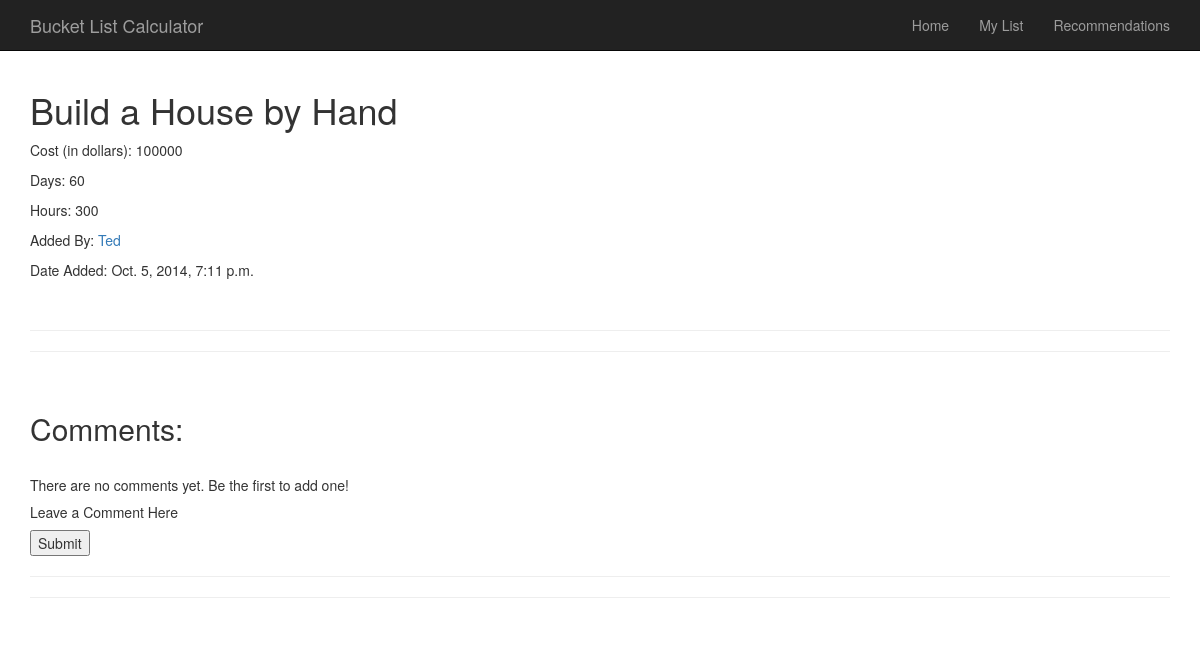
Page /bucketlist/item/185/ (signed in) on the earlier database version.
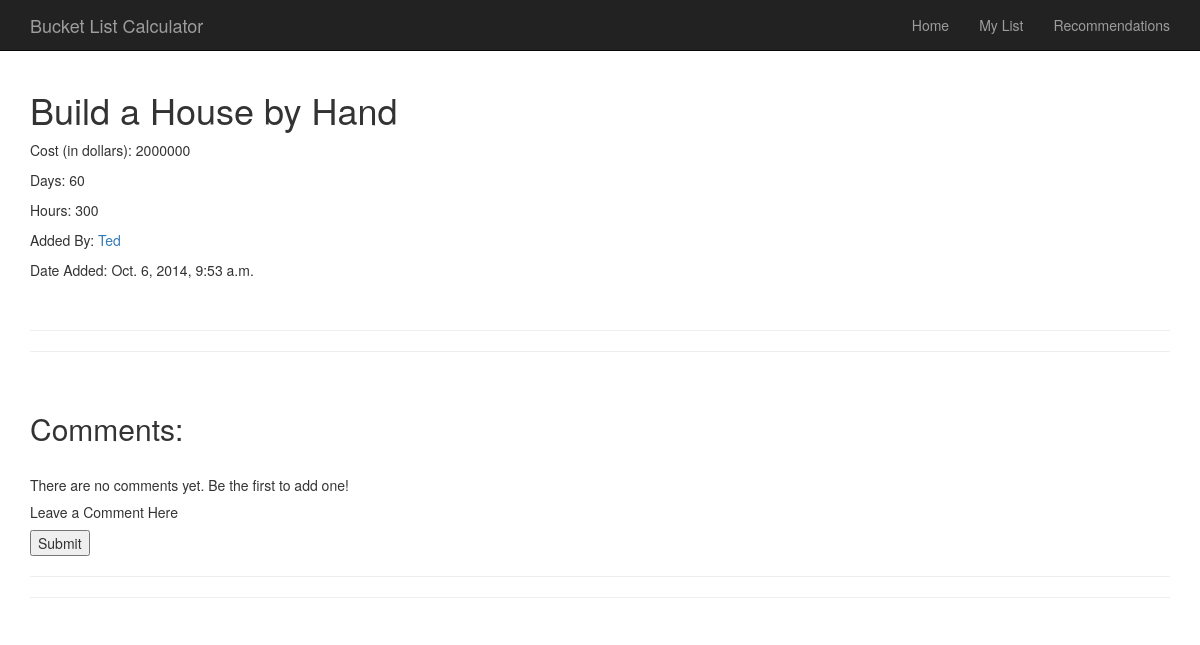
Same page on the later database version.
### BucketList/models.py (models this page shows, shortened)
class BucketListItem(models.Model):
    text = models.CharField(max_length = 200)
    pub_by = models.ForeignKey(User,editable = False)
    pub_date = models.DateTimeField(editable=False)
    goal_type = models.CharField(choices = CHOICES, max_length = 200)
    cost = models.IntegerField(max_length = 20)
    time = models.IntegerField(max_length = 20)
    hours = models.IntegerField(max_length = 20)
    crossed_off = models.BooleanField(editable = False)
    how_many_items = models.IntegerField(editable = False, default = 1)
    def __unicode__(self):
        return self.text
    def recently_added(self):
        return self.pub_date >= timezone.now() - datetime.timedelta(days = 1)
    recently_added.boolean = True

### BucketList/views.py (the view)
# urls.py: url(r'^item/(?P<id>\w+)/', views.index_items, name = 'index items'),
@login_required
def index_items(request, id):
    item = BucketListItem.objects.get(pk = id)
    current_user = UserProfile.objects.get(pk = request.user.id)
    comments = Comment.objects.filter(item = item)
    if request.POST:
        form = CommentForm(request.POST)
        if form.is_valid():
            body = form.cleaned_data['body']
            my_model = form.save(commit = False)
            my_model.created = timezone.now()
            my_model.author = current_user.user
            my_model.item = item
            my_model.body = body
            my_model.save()
            form = CommentForm()
    else:
        form = CommentForm()
    context = {'item': item,
                      'id': id,
                      'comments': comments,
                      'form': form,
                      }
    return render(request, 'BucketList/index_items.html', context)

### BucketList/templates/BucketList/index_items.html (shortened to what this page needs)
{% extends 'base.html' %}
{% block content %}
{% if item %}
    {% if item.crossed_off %}
        <h1 style="text-decoration: line-through;">{{item}}</h1>
    {% else %}
        <h1>{{item}}</h1>
    {% endif %}
        <p>Cost (in dollars):   {{item.cost}}</p>
        <p>Days:   {{item.time}}</p>
        <p>Hours: {{item.hours}}</p>
        <p>Added By:   <a href='/bucketlist/userstats/{{item.pub_by}}/'>{{item.pub_by}}</a></p>
        {% load avatar_tags %}
        <p>Date Added:   {{item.pub_date}}</p>
        <br>
        <hr>
        <hr>
        <br>
        <h2>Comments:</h2>
        <br>
        {% if comments %}
            {% for comment in comments %}
                <div>
                    <h3>{{comment.author}}</h3>
                    {% avatar comment.author 30 %}
                    <h5>{{comment.created}}</h3>
                    <p>{{comment.body}}</h3>
                </div>
                <hr>
            {% endfor %}
        {% else %}
            <p>There are no comments yet.  Be the first to add one!</p>
        {% endif %}
        <h5>Leave a Comment Here</h5>
        <form action="/bucketlist/item/{{id}}/" method = "post">
            <input type = "submit" value = "Submit">
        </form>
{% else %}
    <p>There seems to have been an error.</p>
{% endif %}
{% endblock content %}

Differences in the rows shown:
changed BucketListItem "Build a House by Hand": cost "100000" → "2000000"; pub_date "Oct. 5, 2014, 7:11 p.m." → "Oct. 6, 2014, 9:53 a.m."
